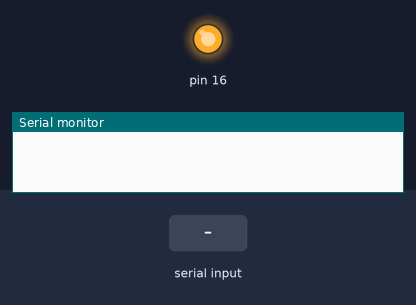
A sketch run on a simulated Arduino Uno, built with avr-gcc and run on an emulated ATmega328P. On the bench: output pins drawn as LEDs (lit = HIGH), the last lines printed to the serial monitor. The inputs (shaded band) are chosen by the test bench.

Above: at 1.2 s.
1.3 s: "BAT" received over Serial
3.8 s: "BAT" received over Serial
At 6.0 s:
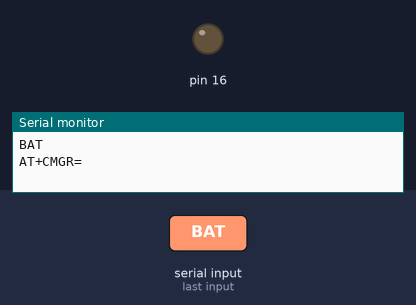
6.3 s: "TAT" received over Serial
Timing chart, 0 to 9.3 s (numbered marks = the images above; inputs shaded):
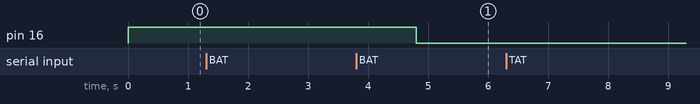

Measured:
- after the input at 3.8 s, pin 16: HIGH → LOW after 1.0 s

The sketch:

HW4_iot_TRANSANG.ino
```cpp
int buttonState=0;
int lastButtonState=0;
void setup() {
  // put your setup code here, to run once:
 Serial.begin(9600);
 pinMode(16,OUTPUT);
 digitalWrite(16,1); // tat di
 pinMode(0,INPUT);
}
void loop() {
  // put your main code here, to run repeatedly:
  if(Serial.available())
  {
    String x = Serial.readString();
    Serial.println(x);
    char y =x.charAt(14);
    char z = x.charAt(15);
    Serial.println("AT+CMGR="+String(y)+String(z));
    delay(200);
    String k = Serial.readString();
    Serial.println(k);
    delay(200);
    String m = Serial.readString();
    if(m.indexOf("BAT") != -1)
    {
      digitalWrite(16,0);//bat led
      }
      else if(m.indexOf("TAT") !=-1)
      {
        digitalWrite(16,1);//tat led
        }

  }

//////////
buttonState = digitalRead(0);
    if(buttonState != lastButtonState)
  {
   if(buttonState == HIGH)
   {
    // Serial.println("Press");
    }
    else {
     // Serial.println("Release");
      Serial.println("AT+CMGF=1");// text mode
      delay(200);
      Serial.println("AT+CMGS=\"0964500940\"");
      delay(200);
      Serial.write(0x0D); // enter
      delay(200);
      Serial.println("Press Button");
      delay(200);
      Serial.write(0x1A);// Ctrl+Z
   }
   lastButtonState = buttonState;
}
}
```
